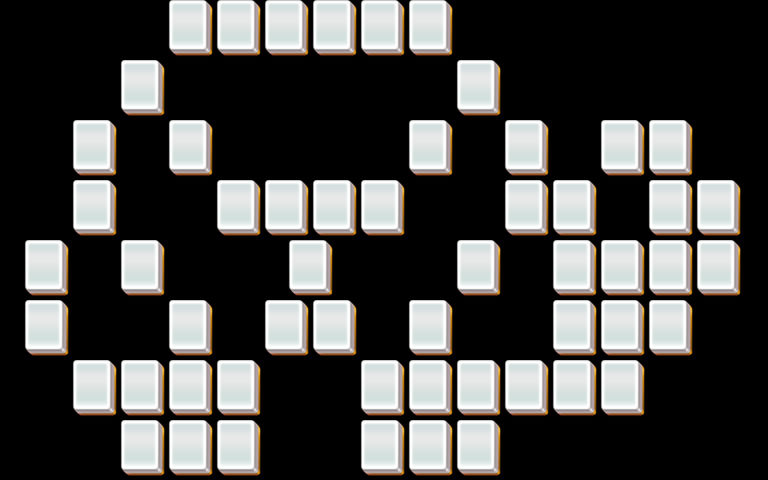

Rendered tile map (Tiled .tmx) drawn with the repository's tilesets; below, a short description and the map source with its tile grids summarised:
An orthogonal 32x16 tile map with 24x30 px tiles, 3 tile layers (layer1, layer2, layer3).

<map version="1.0" orientation="orthogonal" width="32" height="16" tilewidth="24" tileheight="30">
 <properties>
  <property name="species" value="25" />
 </properties>
 <tileset firstgid="1" name="mahjong" tilewidth="48" tileheight="60">
  <image source="mahjong.png" />
 </tileset>
 <layer name="layer1" width="32" height="16">
  <data>[512 cells, 55 non-empty, 1 distinct tile ids]</data>
 </layer>
 <layer name="layer2" width="32" height="16">
  <data>[512 cells, 55 non-empty, 1 distinct tile ids]</data>
 </layer>
 <layer name="layer3" width="32" height="16">
  <data>[512 cells, 54 non-empty, 1 distinct tile ids]</data>
 </layer>
</map>
